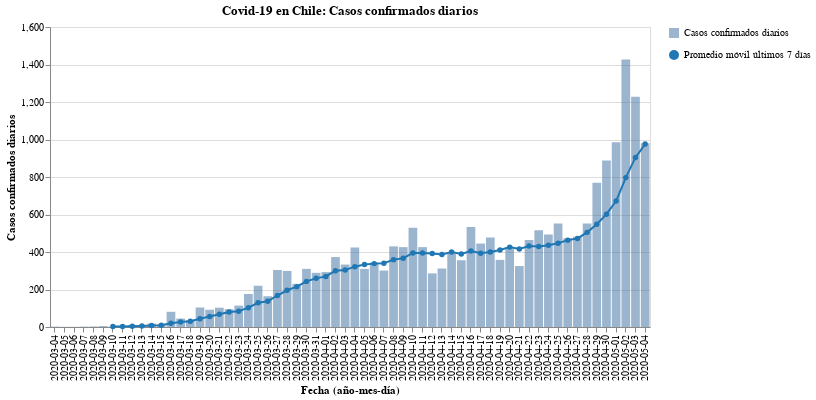

Notebook code for this chart:
### Code cell
#hide_input
bars, line = my_cases_plot(region)
(bars + line).properties(
    title=f'Covid-19 en Chile: Casos confirmados diarios',
    width=600
)

### Figure 1 — Vega-Lite specification as saved in the notebook (floating-point values rounded to 4 significant figures)
{"config": {"view": {"continuousWidth": 400, "continuousHeight": 300}}, "layer": [{"mark": {"type": "bar", "opacity": 0.7}, "encoding": {"opacity": {"type": "nominal", "field": "Casos confirmados diarios", "legend": {"title": ""}}, "tooltip": [{"type": "nominal", "field": "Fecha"}, {"type": "quantitative", "field": "Casos confirmados"}], "x": {"type": "nominal", "axis": {"title": "Fecha (año-mes-día)"}, "field": "Fecha"}, "y": {"type": "quantitative", "axis": {"title": "Casos confirmados diarios"}, "field": "Casos confirmados"}}}, {"mark": {"type": "line", "color": "#1f77b4", "point": {"filled": true, "fill": "#1f77b4"}}, "encoding": {"shape": {"type": "nominal", "field": "Promedio móvil últimos 7 días", "legend": {"title": ""}}, "x": {"type": "nominal", "axis": {"title": "Fecha (año-mes-día)"}, "field": "Fecha"}, "y": {"type": "quantitative", "field": "Rolling"}}}], "data": {"name": "data-44625a708e0c3281779aed0790caa803"}, "title": "Covid-19 en Chile: Casos confirmados diarios", "width": 600, "$schema": "https://vega.github.io/schema/vega-lite/v4.8.1.json", "datasets": {"data-44625a708e0c3281779aed0790caa803": [{"Fecha": "2020-03-04", "Casos confirmados": 2, "Rolling": null, "Casos confirmados diarios": "Casos confirmados diarios", "Promedio móvil últimos 7 días": "Promedio móvil últimos 7 días"}, {"Fecha": "2020-03-05", "Casos confirmados": 1, "Rolling": null, "Casos confirmados diarios": "Casos confirmados diarios", "Promedio móvil últimos 7 días": "Promedio móvil últimos 7 días"}, {"Fecha": "2020-03-06", "Casos confirmados": 1, "Rolling": null, "Casos confirmados diarios": "Casos confirmados diarios", "Promedio móvil últimos 7 días": "Promedio móvil últimos 7 días"}, {"Fecha": "2020-03-07", "Casos confirmados": 2, "Rolling": null, "Casos confirmados diarios": "Casos confirmados diarios", "Promedio móvil últimos 7 días": "Promedio móvil últimos 7 días"}, {"Fecha": "2020-03-08", "Casos confirmados": 3, "Rolling": null, "Casos confirmados diarios": "Casos confirmados diarios", "Promedio móvil últimos 7 días": "Promedio móvil últimos 7 días"}, {"Fecha": "2020-03-09", "Casos confirmados": 5, "Rolling": null, "Casos confirmados diarios": "Casos confirmados diarios", "Promedio móvil últimos 7 días": "Promedio móvil últimos 7 días"}, {"Fecha": "2020-03-10", "Casos confirmados": 2, "Rolling": 2.286, "Casos confirmados diarios": "Casos confirmados diarios", "Promedio móvil últimos 7 días": "Promedio móvil últimos 7 días"}, {"Fecha": "2020-03-11", "Casos confirmados": 6, "Rolling": 2.857, "Casos confirmados diarios": "Casos confirmados diarios", "Promedio móvil últimos 7 días": "Promedio móvil últimos 7 días"}, {"Fecha": "2020-03-12", "Casos confirmados": 10, "Rolling": 4.143, "Casos confirmados diarios": "Casos confirmados diarios", "Promedio móvil últimos 7 días": "Promedio móvil últimos 7 días"}, {"Fecha": "2020-03-13", "Casos confirmados": 10, "Rolling": 5.429, "Casos confirmados diarios": "Casos confirmados diarios", "Promedio móvil últimos 7 días": "Promedio móvil últimos 7 días"}, {"Fecha": "2020-03-14", "Casos confirmados": 18, "Rolling": 7.714, "Casos confirmados diarios": "Casos confirmados diarios", "Promedio móvil últimos 7 días": "Promedio móvil últimos 7 días"}, {"Fecha": "2020-03-15", "Casos confirmados": 14, "Rolling": 9.286, "Casos confirmados diarios": "Casos confirmados diarios", "Promedio móvil últimos 7 días": "Promedio móvil últimos 7 días"}, {"Fecha": "2020-03-16", "Casos confirmados": 81, "Rolling": 20.14, "Casos confirmados diarios": "Casos confirmados diarios", "Promedio móvil últimos 7 días": "Promedio móvil últimos 7 días"}, {"Fecha": "2020-03-17", "Casos confirmados": 45, "Rolling": 26.29, "Casos confirmados diarios": "Casos confirmados diarios", "Promedio móvil últimos 7 días": "Promedio móvil últimos 7 días"}, {"Fecha": "2020-03-18", "Casos confirmados": 37, "Rolling": 30.71, "Casos confirmados diarios": "Casos confirmados diarios", "Promedio móvil últimos 7 días": "Promedio móvil últimos 7 días"}, {"Fecha": "2020-03-19", "Casos confirmados": 104, "Rolling": 44.14, "Casos confirmados diarios": "Casos confirmados diarios", "Promedio móvil últimos 7 días": "Promedio móvil últimos 7 días"}, {"Fecha": "2020-03-20", "Casos confirmados": 92, "Rolling": 55.86, "Casos confirmados diarios": "Casos confirmados diarios", "Promedio móvil últimos 7 días": "Promedio móvil últimos 7 días"}, {"Fecha": "2020-03-21", "Casos confirmados": 103, "Rolling": 68.0, "Casos confirmados diarios": "Casos confirmados diarios", "Promedio móvil últimos 7 días": "Promedio móvil últimos 7 días"}, {"Fecha": "2020-03-22", "Casos confirmados": 95, "Rolling": 79.57, "Casos confirmados diarios": "Casos confirmados diarios", "Promedio móvil últimos 7 días": "Promedio móvil últimos 7 días"}, {"Fecha": "2020-03-23", "Casos confirmados": 114, "Rolling": 84.29, "Casos confirmados diarios": "Casos confirmados diarios", "Promedio móvil últimos 7 días": "Promedio móvil últimos 7 días"}, {"Fecha": "2020-03-24", "Casos confirmados": 176, "Rolling": 103.0, "Casos confirmados diarios": "Casos confirmados diarios", "Promedio móvil últimos 7 días": "Promedio móvil últimos 7 días"}, {"Fecha": "2020-03-25", "Casos confirmados": 220, "Rolling": 129.1, "Casos confirmados diarios": "Casos confirmados diarios", "Promedio móvil últimos 7 días": "Promedio móvil últimos 7 días"}, {"Fecha": "2020-03-26", "Casos confirmados": 164, "Rolling": 137.7, "Casos confirmados diarios": "Casos confirmados diarios", "Promedio móvil últimos 7 días": "Promedio móvil últimos 7 días"}, {"Fecha": "2020-03-27", "Casos confirmados": 304, "Rolling": 168.0, "Casos confirmados diarios": "Casos confirmados diarios", "Promedio móvil últimos 7 días": "Promedio móvil últimos 7 días"}, {"Fecha": "2020-03-28", "Casos confirmados": 299, "Rolling": 196.0, "Casos confirmados diarios": "Casos confirmados diarios", "Promedio móvil últimos 7 días": "Promedio móvil últimos 7 días"}, {"Fecha": "2020-03-29", "Casos confirmados": 230, "Rolling": 215.3, "Casos confirmados diarios": "Casos confirmados diarios", "Promedio móvil últimos 7 días": "Promedio móvil últimos 7 días"}, {"Fecha": "2020-03-30", "Casos confirmados": 310, "Rolling": 243.3, "Casos confirmados diarios": "Casos confirmados diarios", "Promedio móvil últimos 7 días": "Promedio móvil últimos 7 días"}, {"Fecha": "2020-03-31", "Casos confirmados": 289, "Rolling": 259.4, "Casos confirmados diarios": "Casos confirmados diarios", "Promedio móvil últimos 7 días": "Promedio móvil últimos 7 días"}, {"Fecha": "2020-04-01", "Casos confirmados": 293, "Rolling": 269.9, "Casos confirmados diarios": "Casos confirmados diarios", "Promedio móvil últimos 7 días": "Promedio móvil últimos 7 días"}, {"Fecha": "2020-04-02", "Casos confirmados": 373, "Rolling": 299.7, "Casos confirmados diarios": "Casos confirmados diarios", "Promedio móvil últimos 7 días": "Promedio móvil últimos 7 días"}, {"Fecha": "2020-04-03", "Casos confirmados": 333, "Rolling": 303.9, "Casos confirmados diarios": "Casos confirmados diarios", "Promedio móvil últimos 7 días": "Promedio móvil últimos 7 días"}, {"Fecha": "2020-04-04", "Casos confirmados": 424, "Rolling": 321.7, "Casos confirmados diarios": "Casos confirmados diarios", "Promedio móvil últimos 7 días": "Promedio móvil últimos 7 días"}, {"Fecha": "2020-04-05", "Casos confirmados": 310, "Rolling": 333.1, "Casos confirmados diarios": "Casos confirmados diarios", "Promedio móvil últimos 7 días": "Promedio móvil últimos 7 días"}, {"Fecha": "2020-04-06", "Casos confirmados": 344, "Rolling": 338.0, "Casos confirmados diarios": "Casos confirmados diarios", "Promedio móvil últimos 7 días": "Promedio móvil últimos 7 días"}, {"Fecha": "2020-04-07", "Casos confirmados": 301, "Rolling": 339.7, "Casos confirmados diarios": "Casos confirmados diarios", "Promedio móvil últimos 7 días": "Promedio móvil últimos 7 días"}, {"Fecha": "2020-04-08", "Casos confirmados": 430, "Rolling": 359.3, "Casos confirmados diarios": "Casos confirmados diarios", "Promedio móvil últimos 7 días": "Promedio móvil últimos 7 días"}, {"Fecha": "2020-04-09", "Casos confirmados": 426, "Rolling": 366.9, "Casos confirmados diarios": "Casos confirmados diarios", "Promedio móvil últimos 7 días": "Promedio móvil últimos 7 días"}, {"Fecha": "2020-04-10", "Casos confirmados": 529, "Rolling": 394.9, "Casos confirmados diarios": "Casos confirmados diarios", "Promedio móvil últimos 7 días": "Promedio móvil últimos 7 días"}, {"Fecha": "2020-04-11", "Casos confirmados": 426, "Rolling": 395.1, "Casos confirmados diarios": "Casos confirmados diarios", "Promedio móvil últimos 7 días": "Promedio móvil últimos 7 días"}, {"Fecha": "2020-04-12", "Casos confirmados": 286, "Rolling": 391.7, "Casos confirmados diarios": "Casos confirmados diarios", "Promedio móvil últimos 7 días": "Promedio móvil últimos 7 días"}, {"Fecha": "2020-04-13", "Casos confirmados": 312, "Rolling": 387.1, "Casos confirmados diarios": "Casos confirmados diarios", "Promedio móvil últimos 7 días": "Promedio móvil últimos 7 días"}, {"Fecha": "2020-04-14", "Casos confirmados": 392, "Rolling": 400.1, "Casos confirmados diarios": "Casos confirmados diarios", "Promedio móvil últimos 7 días": "Promedio móvil últimos 7 días"}, {"Fecha": "2020-04-15", "Casos confirmados": 356, "Rolling": 389.6, "Casos confirmados diarios": "Casos confirmados diarios", "Promedio móvil últimos 7 días": "Promedio móvil últimos 7 días"}, {"Fecha": "2020-04-16", "Casos confirmados": 534, "Rolling": 405.0, "Casos confirmados diarios": "Casos confirmados diarios", "Promedio móvil últimos 7 días": "Promedio móvil últimos 7 días"}, {"Fecha": "2020-04-17", "Casos confirmados": 445, "Rolling": 393.0, "Casos confirmados diarios": "Casos confirmados diarios", "Promedio móvil últimos 7 días": "Promedio móvil últimos 7 días"}, {"Fecha": "2020-04-18", "Casos confirmados": 478, "Rolling": 400.4, "Casos confirmados diarios": "Casos confirmados diarios", "Promedio móvil últimos 7 días": "Promedio móvil últimos 7 días"}, {"Fecha": "2020-04-19", "Casos confirmados": 358, "Rolling": 410.7, "Casos confirmados diarios": "Casos confirmados diarios", "Promedio móvil últimos 7 días": "Promedio móvil últimos 7 días"}, {"Fecha": "2020-04-20", "Casos confirmados": 419, "Rolling": 426.0, "Casos confirmados diarios": "Casos confirmados diarios", "Promedio móvil últimos 7 días": "Promedio móvil últimos 7 días"}, {"Fecha": "2020-04-21", "Casos confirmados": 325, "Rolling": 416.4, "Casos confirmados diarios": "Casos confirmados diarios", "Promedio móvil últimos 7 días": "Promedio móvil últimos 7 días"}, {"Fecha": "2020-04-22", "Casos confirmados": 464, "Rolling": 431.9, "Casos confirmados diarios": "Casos confirmados diarios", "Promedio móvil últimos 7 días": "Promedio móvil últimos 7 días"}, {"Fecha": "2020-04-23", "Casos confirmados": 516, "Rolling": 429.3, "Casos confirmados diarios": "Casos confirmados diarios", "Promedio móvil últimos 7 días": "Promedio móvil últimos 7 días"}, {"Fecha": "2020-04-24", "Casos confirmados": 494, "Rolling": 436.3, "Casos confirmados diarios": "Casos confirmados diarios", "Promedio móvil últimos 7 días": "Promedio móvil últimos 7 días"}, {"Fecha": "2020-04-25", "Casos confirmados": 552, "Rolling": 446.9, "Casos confirmados diarios": "Casos confirmados diarios", "Promedio móvil últimos 7 días": "Promedio móvil últimos 7 días"}, {"Fecha": "2020-04-26", "Casos confirmados": 473, "Rolling": 463.3, "Casos confirmados diarios": "Casos confirmados diarios", "Promedio móvil últimos 7 días": "Promedio móvil últimos 7 días"}, {"Fecha": "2020-04-27", "Casos confirmados": 482, "Rolling": 472.3, "Casos confirmados diarios": "Casos confirmados diarios", "Promedio móvil últimos 7 días": "Promedio móvil últimos 7 días"}, {"Fecha": "2020-04-28", "Casos confirmados": 552, "Rolling": 504.7, "Casos confirmados diarios": "Casos confirmados diarios", "Promedio móvil últimos 7 días": "Promedio móvil últimos 7 días"}, {"Fecha": "2020-04-29", "Casos confirmados": 770, "Rolling": 548.4, "Casos confirmados diarios": "Casos confirmados diarios", "Promedio móvil últimos 7 días": "Promedio móvil últimos 7 días"}, {"Fecha": "2020-04-30", "Casos confirmados": 888, "Rolling": 601.6, "Casos confirmados diarios": "Casos confirmados diarios", "Promedio móvil últimos 7 días": "Promedio móvil últimos 7 días"}, {"Fecha": "2020-05-01", "Casos confirmados": 985, "Rolling": 671.7, "Casos confirmados diarios": "Casos confirmados diarios", "Promedio móvil últimos 7 días": "Promedio móvil últimos 7 días"}, {"Fecha": "2020-05-02", "Casos confirmados": 1427, "Rolling": 796.7, "Casos confirmados diarios": "Casos confirmados diarios", "Promedio móvil últimos 7 días": "Promedio móvil últimos 7 días"}, {"Fecha": "2020-05-03", "Casos confirmados": 1228, "Rolling": 904.6, "Casos confirmados diarios": "Casos confirmados diarios", "Promedio móvil últimos 7 días": "Promedio móvil últimos 7 días"}, {"Fecha": "2020-05-04", "Casos confirmados": 980, "Rolling": 975.7, "Casos confirmados diarios": "Casos confirmados diarios", "Promedio móvil últimos 7 días": "Promedio móvil últimos 7 días"}]}}
